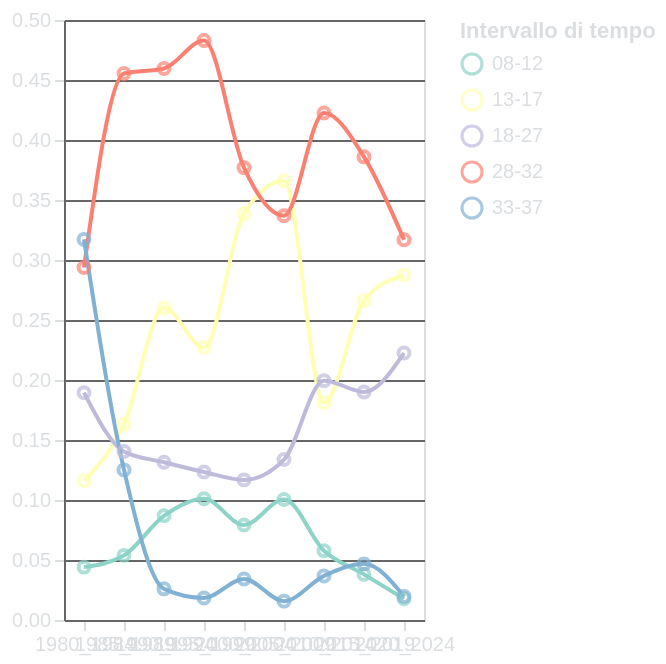

The specification (Vega-Lite) saved for this image:
### Vega-Lite specification from a JSON file in a GitHub repository (floating-point values rounded to 4 significant figures)
{"$schema": "https://vega.github.io/schema/vega-lite/v5.17.0.json", "config": {"axis": {"labelAngle": 0, "domainColor": "#666666", "gridColor": "#666666", "labelColor": "#DBDEE1", "tickColor": "#DBDEE1", "titleColor": "#DBDEE1"}, "background": "transparent", "legend": {"labelColor": "#DBDEE1", "titleColor": "#DBDEE1"}, "title": {"color": "#DBDEE1", "fontSize": 16}}, "data": {"name": "data-cc0357b6e1c78e35e4d864b53bce23f5"}, "datasets": {"data-cc0357b6e1c78e35e4d864b53bce23f5": [{"Count": 30, "Durata Intervallo": "08-12", "Lustro": "1980_1984", "Percentuale": 0.04405}, {"Count": 133, "Durata Intervallo": "08-12", "Lustro": "1985_1989", "Percentuale": 0.05385}, {"Count": 204, "Durata Intervallo": "08-12", "Lustro": "1990_1994", "Percentuale": 0.08681}, {"Count": 77, "Durata Intervallo": "08-12", "Lustro": "1995_1999", "Percentuale": 0.101}, {"Count": 95, "Durata Intervallo": "08-12", "Lustro": "2000_2004", "Percentuale": 0.07923}, {"Count": 166, "Durata Intervallo": "08-12", "Lustro": "2005_2009", "Percentuale": 0.1004}, {"Count": 22, "Durata Intervallo": "08-12", "Lustro": "2010_2014", "Percentuale": 0.05774}, {"Count": 13, "Durata Intervallo": "08-12", "Lustro": "2015_2019", "Percentuale": 0.03801}, {"Count": 9, "Durata Intervallo": "08-12", "Lustro": "2020_2024", "Percentuale": 0.01772}, {"Count": 79, "Durata Intervallo": "13-17", "Lustro": "1980_1984", "Percentuale": 0.116}, {"Count": 403, "Durata Intervallo": "13-17", "Lustro": "1985_1989", "Percentuale": 0.1632}, {"Count": 611, "Durata Intervallo": "13-17", "Lustro": "1990_1994", "Percentuale": 0.26}, {"Count": 173, "Durata Intervallo": "13-17", "Lustro": "1995_1999", "Percentuale": 0.227}, {"Count": 406, "Durata Intervallo": "13-17", "Lustro": "2000_2004", "Percentuale": 0.3386}, {"Count": 605, "Durata Intervallo": "13-17", "Lustro": "2005_2009", "Percentuale": 0.366}, {"Count": 69, "Durata Intervallo": "13-17", "Lustro": "2010_2014", "Percentuale": 0.1811}, {"Count": 91, "Durata Intervallo": "13-17", "Lustro": "2015_2019", "Percentuale": 0.2661}, {"Count": 146, "Durata Intervallo": "13-17", "Lustro": "2020_2024", "Percentuale": 0.2874}, {"Count": 129, "Durata Intervallo": "18-27", "Lustro": "1980_1984", "Percentuale": 0.1894}, {"Count": 347, "Durata Intervallo": "18-27", "Lustro": "1985_1989", "Percentuale": 0.1405}, {"Count": 309, "Durata Intervallo": "18-27", "Lustro": "1990_1994", "Percentuale": 0.1315}, {"Count": 94, "Durata Intervallo": "18-27", "Lustro": "1995_1999", "Percentuale": 0.1234}, {"Count": 140, "Durata Intervallo": "18-27", "Lustro": "2000_2004", "Percentuale": 0.1168}, {"Count": 221, "Durata Intervallo": "18-27", "Lustro": "2005_2009", "Percentuale": 0.1337}, {"Count": 76, "Durata Intervallo": "18-27", "Lustro": "2010_2014", "Percentuale": 0.1995}, {"Count": 65, "Durata Intervallo": "18-27", "Lustro": "2015_2019", "Percentuale": 0.1901}, {"Count": 113, "Durata Intervallo": "18-27", "Lustro": "2020_2024", "Percentuale": 0.2224}, {"Count": 200, "Durata Intervallo": "28-32", "Lustro": "1980_1984", "Percentuale": 0.2937}, {"Count": 1125, "Durata Intervallo": "28-32", "Lustro": "1985_1989", "Percentuale": 0.4555}, {"Count": 1080, "Durata Intervallo": "28-32", "Lustro": "1990_1994", "Percentuale": 0.4596}, {"Count": 368, "Durata Intervallo": "28-32", "Lustro": "1995_1999", "Percentuale": 0.4829}, {"Count": 452, "Durata Intervallo": "28-32", "Lustro": "2000_2004", "Percentuale": 0.377}, {"Count": 557, "Durata Intervallo": "28-32", "Lustro": "2005_2009", "Percentuale": 0.337}, {"Count": 161, "Durata Intervallo": "28-32", "Lustro": "2010_2014", "Percentuale": 0.4226}, {"Count": 132, "Durata Intervallo": "28-32", "Lustro": "2015_2019", "Percentuale": 0.386}, {"Count": 161, "Durata Intervallo": "28-32", "Lustro": "2020_2024", "Percentuale": 0.3169}, {"Count": 216, "Durata Intervallo": "33-37", "Lustro": "1980_1984", "Percentuale": 0.3172}, {"Count": 309, "Durata Intervallo": "33-37", "Lustro": "1985_1989", "Percentuale": 0.1251}, {"Count": 61, "Durata Intervallo": "33-37", "Lustro": "1990_1994", "Percentuale": 0.02596}, {"Count": 14, "Durata Intervallo": "33-37", "Lustro": "1995_1999", "Percentuale": 0.01837}, {"Count": 41, "Durata Intervallo": "33-37", "Lustro": "2000_2004", "Percentuale": 0.0342}, {"Count": 26, "Durata Intervallo": "33-37", "Lustro": "2005_2009", "Percentuale": 0.01573}, {"Count": 14, "Durata Intervallo": "33-37", "Lustro": "2010_2014", "Percentuale": 0.03675}, {"Count": 16, "Durata Intervallo": "33-37", "Lustro": "2015_2019", "Percentuale": 0.04678}, {"Count": 10, "Durata Intervallo": "33-37", "Lustro": "2020_2024", "Percentuale": 0.01969}]}, "height": "container", "layer": [{"encoding": {"color": {"field": "Durata Intervallo", "scale": {"scheme": "set3"}, "title": "Intervallo di tempo", "type": "nominal"}, "tooltip": [{"field": "Durata Intervallo", "type": "nominal"}, {"field": "Lustro", "type": "nominal"}, {"field": "Percentuale", "format": ".3f", "type": "quantitative"}], "x": {"axis": {"labelAngle": 0}, "field": "Lustro", "title": "", "type": "nominal"}, "y": {"field": "Percentuale", "title": "", "type": "quantitative"}}, "mark": {"interpolate": "monotone", "type": "line"}, "title": ""}, {"encoding": {"color": {"field": "Durata Intervallo", "scale": {"scheme": "set3"}, "title": "Intervallo di tempo", "type": "nominal"}, "tooltip": [{"field": "Durata Intervallo", "type": "nominal"}, {"field": "Lustro", "type": "nominal"}, {"field": "Percentuale", "format": ".3f", "type": "quantitative"}], "x": {"axis": {"labelAngle": 0}, "field": "Lustro", "title": "", "type": "nominal"}, "y": {"field": "Percentuale", "title": "", "type": "quantitative"}}, "mark": {"type": "point"}, "title": ""}], "width": "container"}
